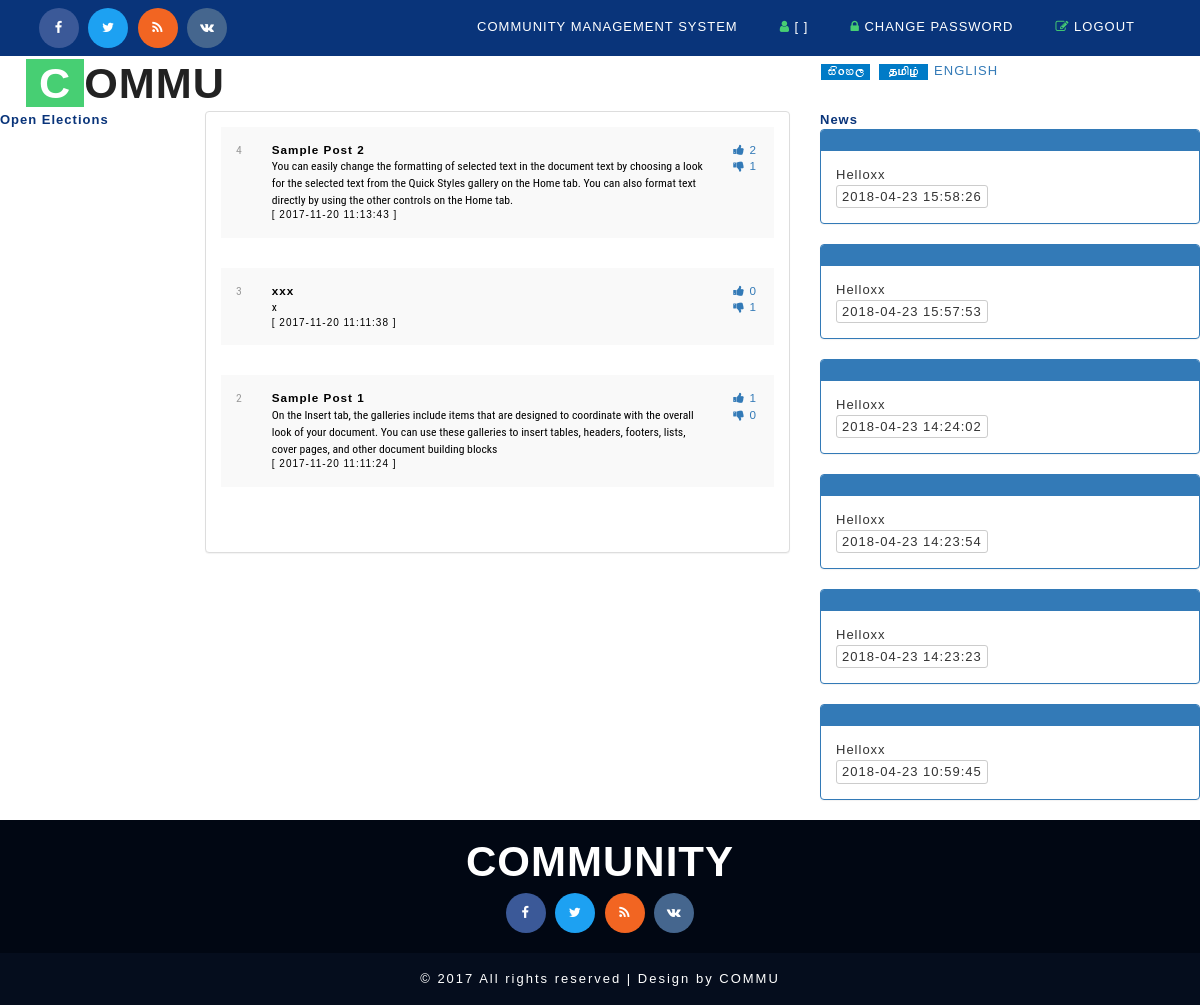
Page /home.php on the earlier database version.
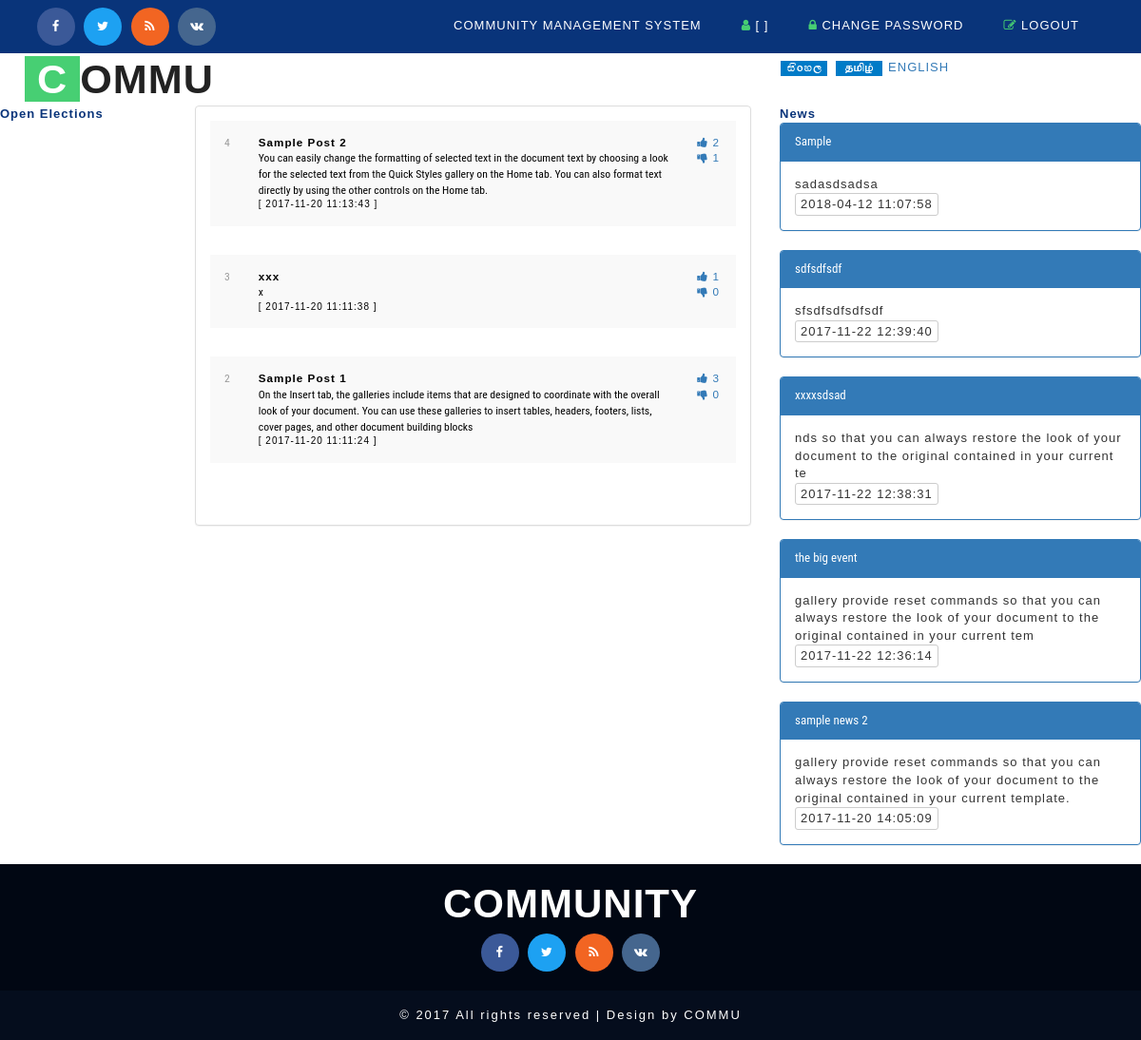
Same page on the later database version.
### tables this page shows
CREATE TABLE `cms_post` (
  `id` int(5) NOT NULL AUTO_INCREMENT,
  `posttitle` varchar(250) DEFAULT NULL,
  `description` varchar(250) DEFAULT NULL,
  `plike` int(5) DEFAULT 0,
  `dislike` int(5) DEFAULT 0,
  `usercreated` int(5) DEFAULT NULL COMMENT 'cms_member',
  `datecreated` timestamp NOT NULL DEFAULT current_timestamp(),
  `status` varchar(10) DEFAULT 'PENDING' COMMENT 'PENDING|ACTIVE|CLOSE',
  PRIMARY KEY (`id`),
  KEY `FK_cms_post_member` (`usercreated`),
  CONSTRAINT `FK_cms_post_member` FOREIGN KEY (`usercreated`) REFERENCES `cms_member` (`id`)
);

CREATE TABLE `cms_news` (
  `id` int(5) NOT NULL AUTO_INCREMENT,
  `news_title` varchar(50) DEFAULT NULL,
  `description` varchar(250) DEFAULT NULL,
  `usercreated` int(5) DEFAULT NULL COMMENT 'cms_user',
  `datecreated` timestamp NOT NULL DEFAULT current_timestamp(),
  `status` varchar(10) DEFAULT 'ACTIVE' COMMENT 'ACT|DACT',
  PRIMARY KEY (`id`),
  KEY `FK_cms_news_user` (`usercreated`),
  CONSTRAINT `FK_cms_news_user` FOREIGN KEY (`usercreated`) REFERENCES `cms_user` (`id`)
);

### model/DB.php (called while the page is built, shortened)
<?php
function getDBConnection() {
    $servername = "localhost";
    $username = "root";
    $password = "123";
    $db = "cmsdb";
    $conn = mysqli_connect($servername, $username, $password, $db);
    if (!$conn) {
        die("Connection failed: " . mysqli_connect_error());
    } else {
        return $conn;
    }
}
function getData($sql) {
    $conn = getDBConnection();
    $result = mysqli_query($conn, $sql);
    if (mysqli_num_rows($result) > 0) {
        return $result;
    } else {
        return FALSE;
    }
}
?>

### home.php (the view, shortened to what this page needs)
<!DOCTYPE html>
<html lang="en">
    <head>
        <?php include_once './basecss.php'; ?>
    </head>
    <body>
        <div class="header">
            <div class="w3layouts_header_right">
                <div class="agileits-social top_content">
                    <ul>
                        <li><a href="#"><i class="fa fa-facebook"></i></a></li>
                        <li><a href="#"><i class="fa fa-twitter"></i></a></li>
                        <li><a href="#"><i class="fa fa-rss"></i></a></li>
                        <li><a href="#"><i class="fa fa-vk"></i></a></li>
                    </ul>
                </div>
            </div>
            <div class="w3layouts_header_left">
                <?php include './_top.php'; ?>
            </div>
            <div class="clearfix"> </div>
        </div>
        <div class="banner">
            <nav class="navbar navbar-default">
                <div class="navbar-header navbar-left">
                    <h1><a class="navbar-brand" href="index.html"><span>C</span>OMMU</a></h1>
                </div>
                <div class="w3_agile_search">
                    <?php
                    include '_search.php';
                    ?>
                </div>
            </nav>
        </div>
        <div class="row">
            <div class="col-md-2">
                <p style="font-weight: bold;color: #09347a">Open Elections</p>
                <?php
                include './model/DB.php';
                            ?>
            </div>
            <div class="col-md-6">
                <div class="panel panel-default">
                    <div class="panel-body">
                        <table class="table table-striped">
                            <?php
                            $sqlPost = " SELECT * FROM cms_post WHERE STATUS = 'ACTIVE' ORDER BY id DESC  ";
                            $resultAllPost = getData($sqlPost);
                            if ($resultAllPost != FALSE) {
                                while ($row = mysqli_fetch_assoc($resultAllPost)) {
                                    ?>
                                    <tr>
                                        <td><?= $row['id'] ?></td>
                                        <td style="color: black">
                                            <p style="font-weight: bold"><?= $row['posttitle'] ?></p>
                                            <?= $row['description'] ?>
                                            <p style="font-size: x-small">[ <?= $row['datecreated'] ?> ]</p></td>
                                        <td>
                                            <a href="home.php?pid=<?= $row['id'] ?>&totalDisLike=<?= $row['dislike'] ?>&totalLike=<?= $row['plike'] ?>&action=LIKE&usr=<?= $row['usercreated'] ?>"> <i class="fa fa-thumbs-up"></i> <?= $row['plike']; ?></a>
                                            <a href="home.php?pid=<?= $row['id'] ?>&totalDisLike=<?= $row['dislike'] ?>&totalLike=<?= $row['plike'] ?>&action=DISLIKE&usr=<?= $row['usercreated'] ?>"> <i class="fa fa-thumbs-down"></i> <?= $row['dislike']; ?></a>
                                        </td>
                                    </tr>
                                    <td></td>
                                    <td></td>
                                    <?php
                                }
                            }
                            ?>
                        </table>
                    </div>
                </div>
            </div>
            <div class="col-md-4">
                <p style="font-weight: bold;color: #09347a">News</p>
                <?php
                $sqlNews = " SELECT * FROM cms_news WHERE STATUS = 'ACTIVE' ORDER BY id DESC  ";
                $resultNews = getData($sqlNews);
                if ($resultNews != FALSE) {
                    while ($row = mysqli_fetch_assoc($resultNews)) {
                        ?>
                        <div class="panel panel-primary">
                            <div class="panel-heading "><?= $row['news_title'] ?></div>
                            <div class="panel-body">
                                <p > <?= $row['description'] ?> </p>
                                <p style="font-size: small" class="btn btn-default btn-xs" > <?= $row['datecreated'] ?> </p>
                            </div>
                        </div>
                        <?php
                    }
                }
                ?>
            </div>
        </div>
        <?php include './_footer.php'; ?>
    </body>
</html>

Differences in the rows shown:
removed cms_news: description "Helloxx", datecreated "2018-04-23 15:58:26"
removed cms_news: description "Helloxx", datecreated "2018-04-23 15:57:53"
removed cms_news: description "Helloxx", datecreated "2018-04-23 14:24:02"
removed cms_news: description "Helloxx", datecreated "2018-04-23 14:23:54"
removed cms_news: description "Helloxx", datecreated "2018-04-23 14:23:23"
no longer on this page (row edited): cms_news: description "Helloxx", datecreated "2018-04-23 10:59:45"
changed cms_post "xxx": plike "0" → "1"; dislike "1" → "0"
changed cms_post "Sample Post 1": plike "1" → "3"
added cms_news: news_title "Sample", description "sadasdsadsa", datecreated "2018-04-12 11:07:58"
added cms_news: news_title "sdfsdfsdf", description "sfsdfsdfsdfsdf", datecreated "2017-11-22 12:39:40"
added cms_news: news_title "xxxxsdsad", description "nds so that you can always restore the look of your document to the original contained in your current te", datecreated "2017-11-22 12:38:31"
added cms_news: news_title "the big event", description "gallery provide reset commands so that you can always restore the look of your document to the original contained in your current tem", datecreated "2017-11-22 12:36:14"
added cms_news: news_title "sample news 2", description "gallery provide reset commands so that you can always restore the look of your document to the original contained in your current template.", datecreated "2017-11-20 14:05:09"
